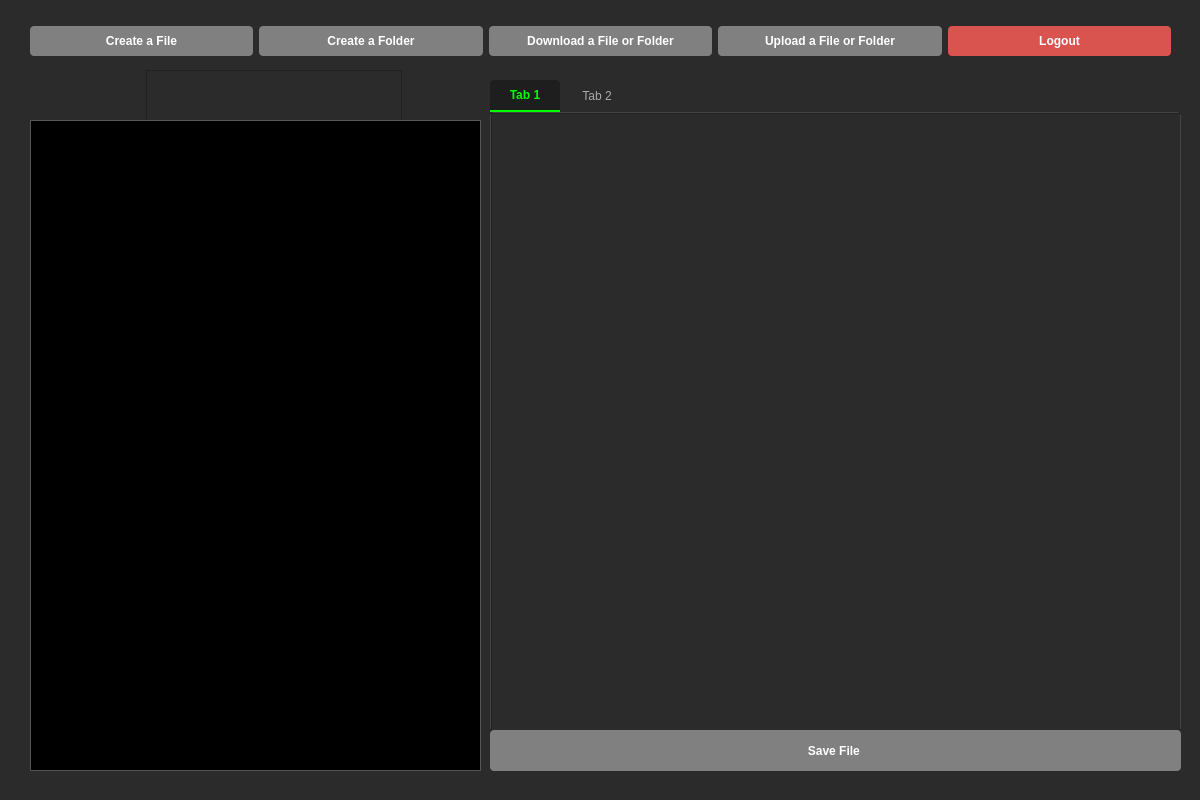
<?xml version="1.0" encoding="UTF-8"?>
<ui version="4.0">
 <class>FileWindow</class>
 <widget class="QWidget" name="FileWindow">
  <property name="geometry">
   <rect>
    <x>0</x>
    <y>0</y>
    <width>1200</width>
    <height>800</height>
   </rect>
  </property>
  <property name="windowTitle">
   <string>SO Drive Client File System</string>
  </property>
  <property name="windowIcon">
   <iconset resource="resources.qrc">
    <normaloff>:/new/prefix1/images/emblem.png</normaloff>:/new/prefix1/images/emblem.png</iconset>
  </property>
  <property name="styleSheet">
   <string notr="true">QWidget {
    background-color: #2b2b2b;
    color: #ffffff;
    font-family: &quot;Consolas&quot;;
}

/* Dosya Listesi Kutusu */
QListWidget {
    background-color: #000000;
    border: 1px solid #555555;
    color: #00ff00; /* Dosyalar yeşil görünsün */
    font-size: 12pt;
}

/* Butonlar */
QPushButton {
    background-color: #808080;
    color: white;
    border-radius: 4px;
    padding: 8px;
    font-weight: bold;
}
QPushButton:hover { background-color: #808080; }
QPushButton:pressed { background-color: #1a1a1a; }

/* Çıkış Butonu Özel Renk (İsteğe bağlı) */
QPushButton#button_logout {
    background-color: #d9534f; /* Kırmızımsı */
    color: white;
}
QPushButton#button_logout:hover { background-color: #c9302c; }
/* --- SADECE NAVİGASYON BUTONLARI (Şeffaf Olsun) --- */

QPushButton#button_back, QPushButton#button_next {
    background-color: transparent;   /* Arka plan şeffaf (İkon ön planda) */
    border: 2px solid #555555;       /* GRİ ÇERÇEVE (İstediğin özellik bu) */
    border-radius: 15px;             /* Köşeler yuvarlak */
    min-width: 30px;                 /* Buton çok daralmasın */
    min-height: 30px;
}
/* Genel Tab Çerçevesi */
QTabWidget::pane {
    border: 1px solid #444444;
    background-color: #1e1e1e; /* İçerik alanı rengi */
    border-radius: 4px;
}

/* Sekme Başlıklarının Olduğu Şerit */
QTabBar::tab {
    background-color: #2b2b2b; /* Pasif sekme rengi */
    color: #aaaaaa;            /* Pasif yazı rengi */
    padding: 8px 20px;         /* Genişlik ve yükseklik */
    border-top-left-radius: 4px;
    border-top-right-radius: 4px;
    margin-right: 2px;         /* Sekmeler birbirine yapışmasın */
}

/* Seçili Olan (Aktif) Sekme */
QTabBar::tab:selected {
    background-color: #1e1e1e; /* İçerikle aynı renk olsun ki bütünleşsin */
    color: #00ff00;            /* Aktif dosya ismi YEŞİL yansın */
    border-bottom: 2px solid #00ff00; /* Altına yeşil çizgi çekelim */
    font-weight: bold;
}

/* Üzerine Gelince */
QTabBar::tab:hover {
    background-color: #333333;
    color: white;
}</string>
  </property>
  <widget class="QListWidget" name="widget_directory_list">
   <property name="geometry">
    <rect>
     <x>30</x>
     <y>120</y>
     <width>451</width>
     <height>651</height>
    </rect>
   </property>
  </widget>
  <widget class="QWidget" name="layoutWidget">
   <property name="geometry">
    <rect>
     <x>30</x>
     <y>21</y>
     <width>1141</width>
     <height>41</height>
    </rect>
   </property>
   <layout class="QHBoxLayout" name="horizontalLayout">
    <item>
     <widget class="QPushButton" name="button_create_a_file">
      <property name="text">
       <string>Create a File</string>
      </property>
     </widget>
    </item>
    <item>
     <widget class="QPushButton" name="button_create_a_folder">
      <property name="text">
       <string>Create a Folder</string>
      </property>
     </widget>
    </item>
    <item>
     <widget class="QPushButton" name="button_download_a_file_or_folder">
      <property name="text">
       <string>Download a File or Folder</string>
      </property>
     </widget>
    </item>
    <item>
     <widget class="QPushButton" name="button_upload_a_file_or_folder">
      <property name="text">
       <string>Upload a File or Folder</string>
      </property>
     </widget>
    </item>
    <item>
     <widget class="QPushButton" name="button_logout">
      <property name="text">
       <string>Logout</string>
      </property>
     </widget>
    </item>
   </layout>
  </widget>
  <widget class="QTabWidget" name="tab_editor">
   <property name="geometry">
    <rect>
     <x>490</x>
     <y>80</y>
     <width>691</width>
     <height>651</height>
    </rect>
   </property>
   <property name="sizePolicy">
    <sizepolicy hsizetype="Preferred" vsizetype="Preferred">
     <horstretch>0</horstretch>
     <verstretch>0</verstretch>
    </sizepolicy>
   </property>
   <property name="currentIndex">
    <number>0</number>
   </property>
   <widget class="QWidget" name="tab_3">
    <attribute name="title">
     <string>Tab 1</string>
    </attribute>
    <widget class="QPlainTextEdit" name="text_edit_editor">
     <property name="geometry">
      <rect>
       <x>0</x>
       <y>0</y>
       <width>691</width>
       <height>621</height>
      </rect>
     </property>
    </widget>
   </widget>
   <widget class="QWidget" name="tab_4">
    <attribute name="title">
     <string>Tab 2</string>
    </attribute>
   </widget>
  </widget>
  <widget class="QWidget" name="layoutWidget">
   <property name="geometry">
    <rect>
     <x>30</x>
     <y>70</y>
     <width>451</width>
     <height>51</height>
    </rect>
   </property>
   <layout class="QHBoxLayout" name="horizontalLayout_2">
    <property name="sizeConstraint">
     <enum>QLayout::SizeConstraint::SetFixedSize</enum>
    </property>
    <item>
     <widget class="QPushButton" name="button_back">
      <property name="text">
       <string/>
      </property>
      <property name="icon">
       <iconset resource="resources.qrc">
        <normaloff>:/new/prefix1/images/button_back.png</normaloff>:/new/prefix1/images/button_back.png</iconset>
      </property>
      <property name="iconSize">
       <size>
        <width>50</width>
        <height>50</height>
       </size>
      </property>
     </widget>
    </item>
    <item>
     <widget class="QPushButton" name="button_next">
      <property name="text">
       <string/>
      </property>
      <property name="icon">
       <iconset resource="resources.qrc">
        <normaloff>:/new/prefix1/images/button_next.png</normaloff>:/new/prefix1/images/button_next.png</iconset>
      </property>
      <property name="iconSize">
       <size>
        <width>50</width>
        <height>50</height>
       </size>
      </property>
     </widget>
    </item>
    <item>
     <widget class="QTextEdit" name="textEdit">
      <property name="sizePolicy">
       <sizepolicy hsizetype="Fixed" vsizetype="Fixed">
        <horstretch>0</horstretch>
        <verstretch>0</verstretch>
       </sizepolicy>
      </property>
     </widget>
    </item>
   </layout>
  </widget>
  <widget class="QPushButton" name="button_save_file">
   <property name="geometry">
    <rect>
     <x>490</x>
     <y>730</y>
     <width>691</width>
     <height>41</height>
    </rect>
   </property>
   <property name="text">
    <string>Save File </string>
   </property>
  </widget>
  <zorder>layoutWidget</zorder>
  <zorder>widget_directory_list</zorder>
  <zorder>layoutWidget</zorder>
  <zorder>tab_editor</zorder>
  <zorder>button_save_file</zorder>
 </widget>
 <resources>
  <include location="resources.qrc"/>
 </resources>
 <connections/>
</ui>
